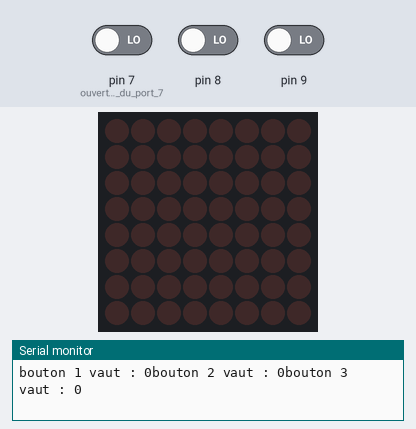
A sketch run on a simulated Arduino Uno, built with avr-gcc and run on an emulated ATmega328P. On the bench: 8×8 LED matrix, the last lines printed to the serial monitor. The test bench sets the inputs (shaded band); at power-on: pin 9 LOW, pin 7 (ouverture_du_port_7) LOW, pin 8 LOW.

Above: at 1.2 s.
1.3 s: pin 9 driven HIGH
At 2.1 s:
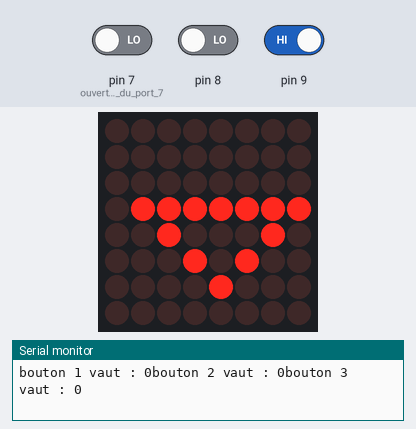
4.3 s: pin 7 (ouverture_du_port_7) driven HIGH
At 6.1 s:
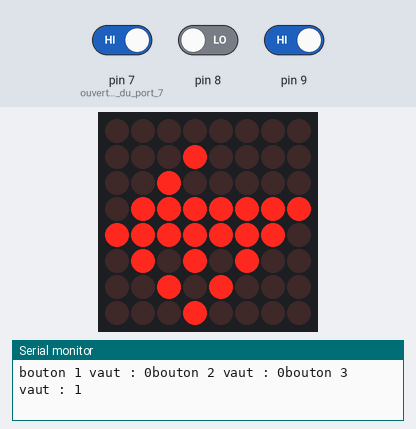
7.3 s: pin 8 driven HIGH
At 7.9 s:
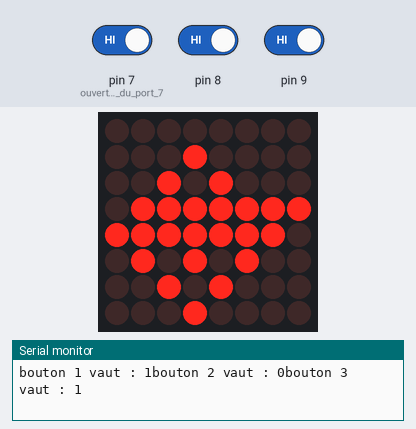
10.3 s: pin 9 driven LOW
At 12.5 s:
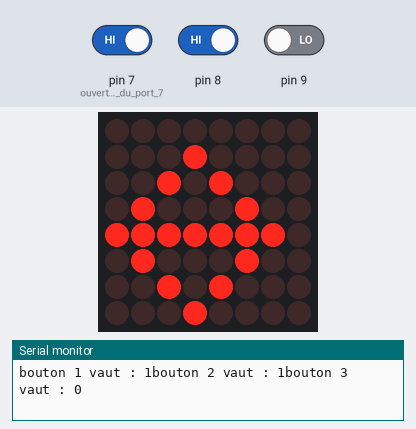
12.8 s: pin 7 (ouverture_du_port_7) driven LOW
At 14.0 s:
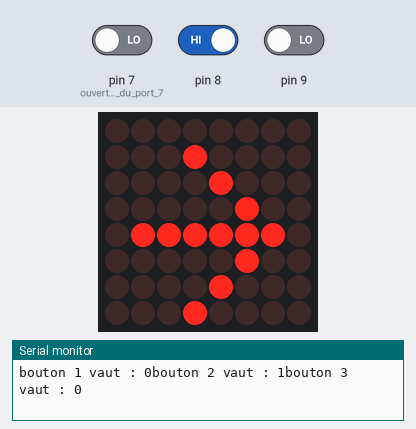
14.3 s: pin 9 driven HIGH
At 14.8 s:
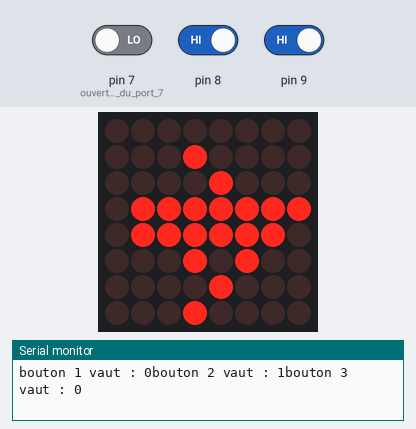
Timing chart, 0 to 17.3 s (numbered marks = the images above; inputs shaded):
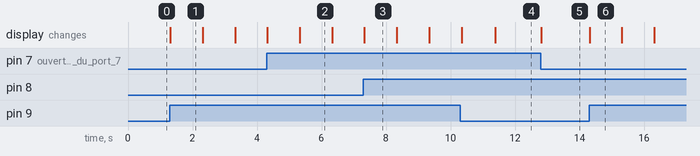

The sketch:

codecligno.ino
```cpp
#include "LedControl.h"
LedControl matrix(12, 11, 10,1);


void setup() {

  pinMode(7, INPUT); // ouverture du port 7
  pinMode(8, INPUT);
  pinMode(9, INPUT);

  matrix.shutdown(0, false);

  Serial.begin(9600);
}

void loop() {

  matrix.clearDisplay(0);

  int bouton1 = digitalRead(7); // variable du premier bouton (etat = 0 par defaut)

  int bouton2 = digitalRead(8);

  int bouton3 = digitalRead(9);

if (bouton1 == 1){

matrix.setLed(0,4 ,0 , true); //affichage d une LED pour la fleche droite
matrix.setLed(0,5 ,1 , true);
matrix.setLed(0,4 ,1 , true);
matrix.setLed(0,3 ,1 , true);
matrix.setLed(0,6 ,2 , true);
matrix.setLed(0,4 ,2 , true);
matrix.setLed(0,2 ,2 , true);
matrix.setLed(0,7 ,3 , true);
matrix.setLed(0,4 ,3 , true);
matrix.setLed(0,1 ,3 , true);
matrix.setLed(0,4 ,4 , true);
matrix.setLed(0,4 ,5 , true);
}
if (bouton2 == 1){

matrix.setLed(0,4 ,1 , true);
matrix.setLed(0,4 ,2 , true);
matrix.setLed(0,7 ,3 , true);
matrix.setLed(0,4 ,3 , true);
matrix.setLed(0,1 ,3 , true);
matrix.setLed(0,6 ,4 , true);
matrix.setLed(0,4 ,4 , true);
matrix.setLed(0,2 ,4 , true);
matrix.setLed(0,4 ,5 , true);
matrix.setLed(0,5 ,5 , true);
matrix.setLed(0,3 ,5 , true);
matrix.setLed(0,4 ,6 , true);
}

if (bouton3 == 1){

matrix.setLed(0,3 ,1 , true);
matrix.setLed(0,4 ,2 , true);
matrix.setLed(0,3, 2 , true);
matrix.setLed(0,5 ,3 , true);
matrix.setLed(0,3 ,3 , true);
matrix.setLed(0,6 ,4 , true);
matrix.setLed(0,3 ,4 , true);
matrix.setLed(0,5 ,5 , true);
matrix.setLed(0,3 ,5 , true);
matrix.setLed(0,4 ,6 , true);
matrix.setLed(0,3 ,6 , true);
matrix.setLed(0,3 ,7 , true);
//matrix.setLed(0,2 ,6 , true);
//matrix.setLed(0,2 ,7 , true);
delay (1000);
matrix.clearDisplay(0);
delay (1000);
}


if (bouton1 == 0 && bouton2 == 0 && bouton3 == 0) {
 matrix.clearDisplay(0);
 }

Serial.print("bouton 1 vaut : ");
Serial.print(bouton1);
Serial.print("bouton 2 vaut : ");
Serial.print(bouton2);
Serial.print("bouton 3 vaut : ");
Serial.println(bouton3);


}
```

Measured:
- after the input at 1.3 s, the display: changes at once (image 1)
- after the input at 4.3 s, the display: first differs from a run without the input after 1.0 s (image 2)
- after the input at 7.3 s, the display: changes at once (image 3)
- after the input at 10.3 s, the display: first differs from a run without the input after 1.1 s (image 4)
- after the input at 12.8 s, the display: changes at once (image 5)
- after the input at 14.3 s, the display: changes at once (image 6)
- what the display in image 1 shows lasts 1.0 s, from 1.3 s to 2.3 s
